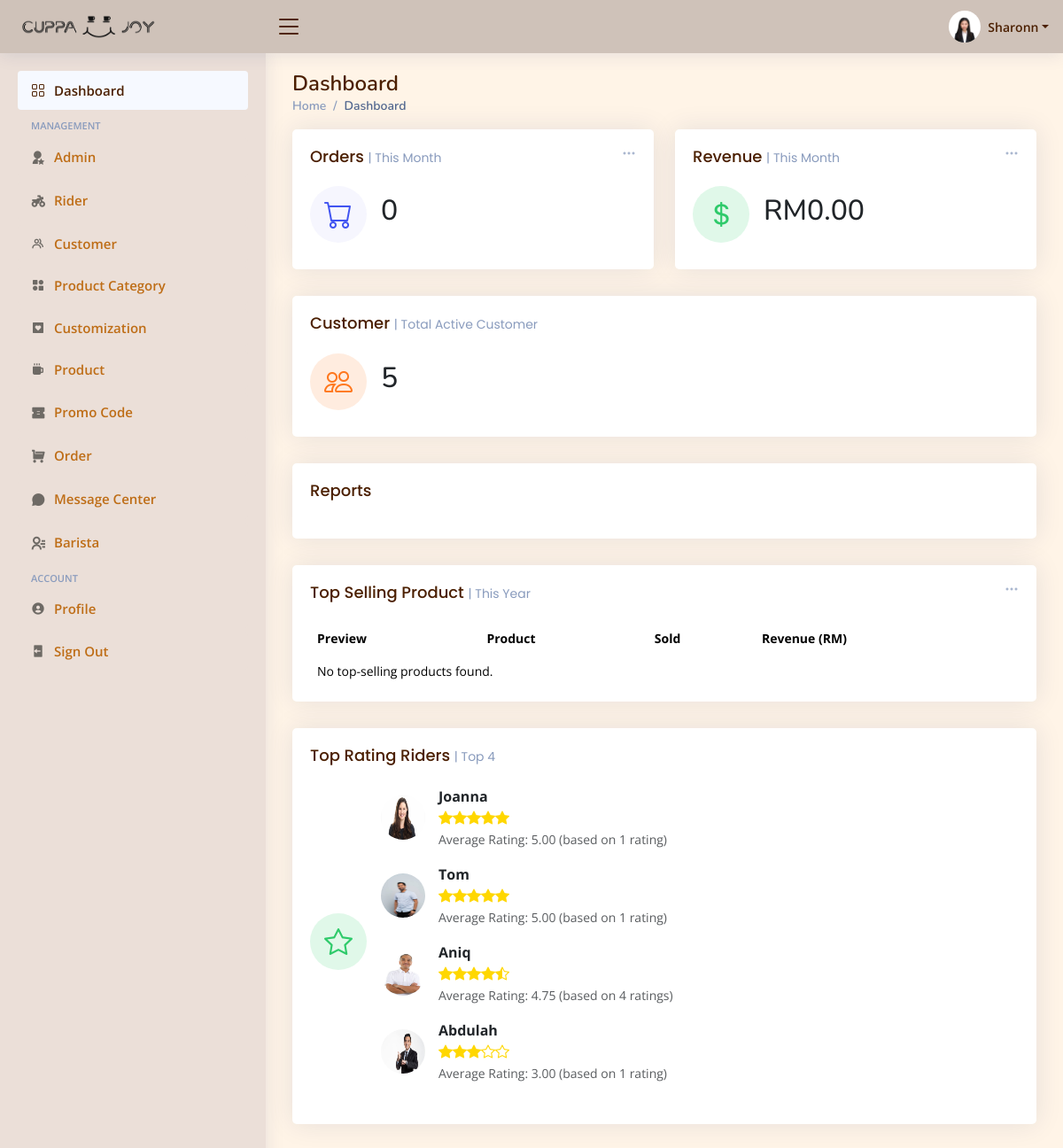
Screenshot of /Admin/dashboard.php (signed in) with the database file from the repository.
### tables this page shows
CREATE TABLE `staff` (
  `S_ID` varchar(50) NOT NULL,
  `S_Name` varchar(50) NOT NULL,
  `S_Email` varchar(100) NOT NULL,
  `S_Photo` varchar(100) NOT NULL,
  `S_Password` varchar(225) NOT NULL,
  `S_Status` varchar(50) NOT NULL,
  `Super_Staff` varchar(100) NOT NULL,
  `S_ContactNum` varchar(12) NOT NULL,
  `Add_By` varchar(50) NOT NULL
);

### Admin/dashboard.php (the view, shortened to what this page needs)
<?php
include("../user/db_connection.php");
$currentuser = $_SESSION["S_ID"];
$sql = "SELECT * FROM `staff` WHERE S_ID = '$currentuser'";
$gotResult = mysqli_query($con, $sql);
if ($gotResult && mysqli_num_rows($gotResult) > 0) {
    $row = mysqli_fetch_array($gotResult);
    $name = $row['S_Name'];
    $photo = $row['S_Photo'];
}
$productFilter = "This Year";
$orderFilter = "This Month";
$revenueFilter = "This Month";
$currentDate = date("Y-m-d");
$today = date("Y-m-d", strtotime($currentDate));
$thisMonth = date("Y-m-01", strtotime($currentDate));
$thisYear = date("Y-01-01", strtotime($currentDate));
$sql = "SELECT COUNT(*) AS total_customers FROM customer WHERE C_Status = 1";
$result = $con->query($sql);
$customersResult = $result->fetch_assoc();
$orderSql = "";
if ($orderFilter == "Today") {
    $orderSql = "SELECT COUNT(*) AS total_orders FROM reservation WHERE Date = '$today'";
} elseif ($orderFilter == "This Month") {
    $orderSql = "SELECT COUNT(*) AS total_orders FROM reservation WHERE Date >= '$thisMonth'";
} elseif ($orderFilter == "This Year") {
    $orderSql = "SELECT COUNT(*) AS total_orders FROM reservation WHERE Date >= '$thisYear'";
}
$orderResult = $con->query($orderSql);
$orderCount = $orderResult->fetch_assoc()['total_orders'];
$revenueSql = "";
if ($revenueFilter == "Today") {
    $revenueSql = "SELECT SUM(Total) AS total_revenue FROM reservation WHERE Date = '$today'";
} elseif ($revenueFilter == "This Month") {
    $revenueSql = "SELECT SUM(Total) AS total_revenue FROM reservation WHERE MONTH(Date) = MONTH(CURRENT_DATE()) AND YEAR(Date) = YEAR(CURRENT_DATE())";
} elseif ($revenueFilter == "This Year") {
    $revenueSql = "SELECT SUM(Total) AS total_revenue FROM reservation WHERE YEAR(Date) = YEAR(CURRENT_DATE())";
}
$revenueResult = $con->query($revenueSql);
$totalRevenue = $revenueResult->fetch_assoc()['total_revenue'];
$productSql = "";
if ($productFilter == "Today") {
    $productSql = "SELECT ci.P_ID, p.P_Name, p.P_Photo, p.P_Price,
                   SUM(ci.Qty) AS total_sold,
                   SUM(ci.sub_price) AS total_revenue
                   FROM cart_item ci
                   INNER JOIN product p ON ci.P_ID = p.P_ID
                   INNER JOIN cart c ON ci.CT_ID = c.CT_ID
                   INNER JOIN reservation r ON c.CT_ID = r.CT_ID
                   WHERE r.Date >= '$today'
                   GROUP BY ci.P_ID
                   ORDER BY total_sold DESC
                   LIMIT 5";
} elseif ($productFilter == "This Year") {
    $productSql = "SELECT ci.P_ID, p.P_Name, p.P_Photo, p.P_Price,
                   SUM(ci.Qty) AS total_sold,
                   SUM(ci.sub_price) AS total_revenue
                   FROM cart_item ci
                   INNER JOIN product p ON ci.P_ID = p.P_ID
                   INNER JOIN cart c ON ci.CT_ID = c.CT_ID
                   INNER JOIN reservation r ON c.CT_ID = r.CT_ID
                   WHERE r.Date >= '$thisYear'
                   GROUP BY ci.P_ID
                   ORDER BY total_sold DESC
                   LIMIT 5";
}
$productResult = $con->query($productSql);
$topRidersQuery = "
    SELECT rider.R_Name, rider.R_Photo, AVG(rating.Rating_R) AS average_rating, COUNT(rating.Ra_ID) AS rating_count
    FROM rider
    JOIN rating ON rider.R_ID = rating.R_ID
    GROUP BY rider.R_ID
    ORDER BY average_rating DESC
    LIMIT 4;
";
$topRidersResult = mysqli_query($con, $topRidersQuery);
$topRiders = [];
if ($topRidersResult && mysqli_num_rows($topRidersResult) > 0) {
    while ($rider = mysqli_fetch_assoc($topRidersResult)) {
        $topRiders[] = $rider;
    }
}
?>
<!DOCTYPE html>
<html lang="en">
<head>
  <link href="assets/vendor/bootstrap/css/bootstrap.min.css" rel="stylesheet">
  <link href="assets/vendor/bootstrap-icons/bootstrap-icons.css" rel="stylesheet">
  <link href="assets/vendor/boxicons/css/boxicons.min.css" rel="stylesheet">
  <link href="assets/vendor/quill/quill.snow.css" rel="stylesheet">
  <link href="assets/vendor/quill/quill.bubble.css" rel="stylesheet">
  <link href="assets/vendor/remixicon/remixicon.css" rel="stylesheet">
  <link href="assets/vendor/simple-datatables/style.css" rel="stylesheet">
  <link href="assets/css/style.css" rel="stylesheet">
</head>
<body>
  <header id="header" class="header fixed-top d-flex align-items-center">
    <div class="d-flex align-items-center justify-content-between">
      <a href="dashboard.php" class="logo d-flex align-items-center">
        <img src="assets/image/full-logo-black.png" alt="">
      </a>
      <i class="bi bi-list toggle-sidebar-btn"></i>
    </div>
    <nav class="header-nav ms-auto">
      <ul class="d-flex align-items-center">
        <li class="nav-item dropdown pe-3">
        <a class="nav-link nav-profile d-flex align-items-center pe-0" href="#" data-bs-toggle="dropdown">
        <img src="../image/admin/<?php echo $photo; ?>" alt="Profile" class="rounded-circle">
        <span class="d-none d-md-block dropdown-toggle ps-2"><?php echo $name; ?></span>
    </a>
        </li>
      </ul>
    </nav>
  </header>
  <aside id="sidebar" class="sidebar">
    <ul class="sidebar-nav" id="sidebar-nav">
    <li class="nav-item">
        <a class="nav-link" href="dashboard.php">
          <i class="bi bi-grid"></i>
          <span>Dashboard</span>
        </a>
      </li>
      <li class="nav-heading">Management</li>
      <li class="nav-item">
        <a class="nav-link collapsed" href="staff.php">
          <i class="ri-user-star-fill"></i>
          <span>Admin</span>
        </a>
      </li>
      <li class="nav-item">
        <a class="nav-link collapsed" href="rider.php">
          <i class="ri-motorbike-fill"></i>
          <span>Rider</span>
        </a>
      </li>
      <li class="nav-item">
        <a class="nav-link collapsed" href="customer.php">
          <i class="bx bx-group"></i>
          <span>Customer</span>
        </a>
      </li>
      <li class="nav-item">
        <a class="nav-link collapsed" href="category.php">
          <i class="bx bxs-category-alt"></i>
          <span>Product Category</span>
        </a>
      </li>
      <li class="nav-item">
        <a class="nav-link collapsed" href="customisation.php">
          <i class="bx bxs-heart-square"></i>
          <span>Customization</span>
        </a>
      </li>
      <li class="nav-item">
        <a class="nav-link collapsed" href="product.php">
          <i class="bx bxs-coffee"></i>
          <span>Product</span>
        </a>
      </li>
      <li class="nav-item">
        <a class="nav-link collapsed" href="promo.php">
          <i class="ri-coupon-fill"></i>
          <span>Promo Code</span>
        </a>
      </li>
      <li class="nav-item">
        <a class="nav-link collapsed" href="order2.php">
          <i class="ri-shopping-cart-fill"></i>
          <span>Order</span>
        </a>
      </li>
      <li class="nav-item">
        <a class="nav-link collapsed" href="message.php">
          <i class="ri-chat-3-fill"></i>
          <span>Message Center</span>
        </a>
      </li>
      <li class="nav-item">
        <a class="nav-link collapsed" href="barista.php">
          <i class="ri-contacts-line"></i>
          <span>Barista</span>
        </a>
      </li>
      <li class="nav-heading">Account</li>
      <li class="nav-item">
        <a class="nav-link collapsed" href="users-profile.php">
          <i class="bx bxs-user-circle"></i>
          <span>Profile</span>
        </a>
      </li>
      <li class="nav-item">
    <a class="nav-link collapsed" href="pages-login.php" onclick="return confirmLogout();">
        <i class="bx bxs-log-out"></i>
        <span>Sign Out</span>
    </a>
</li>
    </ul>
  </aside>
  <main id="main" class="main">
    <div class="pagetitle">
      <h1>Dashboard</h1>
      <nav>
        <ol class="breadcrumb">
          <li class="breadcrumb-item"><a href="dashboard.php">Home</a></li>
          <li class="breadcrumb-item active">Dashboard</li>
        </ol>
      </nav>
    </div>
    <section class="section dashboard">
      <div class="row">
        <div class="col-12">
        <div class="row">
        <div class="col-xxl-4 col-xl-6">
            <div class="card info-card sales-card">
                <div class="filter">
                    <a class="icon" href="#" data-bs-toggle="dropdown"><i class="bi bi-three-dots"></i></a>
                </div>
                <div class="card-body">
                    <h5 class="card-title">Orders <span>| <?php echo ucfirst($orderFilter); ?></span></h5>
                    <div class="d-flex align-items-center">
                        <div class="card-icon rounded-circle d-flex align-items-center justify-content-center">
                            <i class="bi bi-cart"></i>
                        </div>
                        <div class="ps-3">
                            <h2><?php echo $orderCount; ?></h2>
                        </div>
                    </div>
                </div>
            </div>
        </div>
        <div class="col-xxl-4 col-md-6">
            <div class="card info-card revenue-card">
                <div class="filter">
                    <a class="icon" href="#" data-bs-toggle="dropdown"><i class="bi bi-three-dots"></i></a>
                </div>
                <div class="card-body">
                    <h5 class="card-title">Revenue <span>| <?php echo ucfirst($revenueFilter); ?></span></h5>
                    <div class="d-flex align-items-center">
                        <div class="card-icon rounded-circle d-flex align-items-center justify-content-center">
                            <i class="bi bi-currency-dollar"></i>
                        </div>
                        <div class="ps-3">
                            <h2>RM<?php echo number_format($totalRevenue, 2); ?></h2>
                        </div>
                    </div>
                </div>
            </div>
        </div>
        <div class="col-xxl-4 col-xl-12">
              <div class="card info-card customers-card">
                  <div class="card-body">
                  <h5 class="card-title">Customer <span>| Total Active Customer</span></h5>
                      <div class="d-flex align-items-center">
                          <div class="card-icon rounded-circle d-flex align-items-center justify-content-center">
                              <i class="bi bi-people"></i>
                          </div>
                          <div class="ps-3">
                              <h2><?php echo $customersResult['total_customers']; ?></h2>
                          </div>
                      </div>
                  </div>
              </div>
          </div>
    <div class="col-12">
    <div class="card">
      <div class="card-body">
        <h5 class="card-title">Reports</h5>
          </div>
        </div>
      </div>
    <section class="section">
      <div class="row">
        <div class="col-xxl-6">
            <div class="card top-selling overflow-auto">
                <div class="filter">
                    <a class="icon" href="#" data-bs-toggle="dropdown"><i class="bi bi-three-dots"></i></a>
                </div>
                <div class="card-body pb-0">
                    <h5 class="card-title">Top Selling Product <span>| <?php echo ucfirst($productFilter); ?></span></h5>
                    <table class="table table-borderless">
                        <thead>
                            <tr>
                                <th scope="col">Preview</th>
                                <th scope="col">Product</th>
                                <th scope="col">Sold</th>
                                <th scope="col">Revenue  (RM)</th>
                            </tr>
                        </thead>
                        <tbody>
                            <?php
                            if ($productResult->num_rows > 0) {
                                while ($row = $productResult->fetch_assoc()) {
                                    echo "<tr>";
                                    echo "<td><img src='../image/product/" . $row['P_Photo'] . "' alt='" . $row["P_Name"] . "' class='img-fluid' style='width: 50px; height: 50px;'></td>";
                                    echo "<td>" . $row["P_Name"] . "</td>";
                                    echo "<td>" . $row["total_sold"] . "</td>";
                                    echo "<td>" . number_format($row["total_revenue"], 2) . "</td>";
                                    echo "</tr>";
                                }
                            } else {
                                echo "<tr><td colspan='5'>No top-selling products found.</td></tr>";
                            }
                            ?>
                        </tbody>
                    </table>
                </div>
            </div>
        </div>
        <div class="col-xxl-6">
            <div class="card info-card revenue-card">
                <div class="card-body">
                    <h5 class="card-title">Top Rating Riders <span>| Top 4</span></h5>
                    <div class="d-flex align-items-center">
                        <div class="card-icon rounded-circle d-flex align-items-center justify-content-center">
                            <i class="bi bi-star"></i>
                        </div>
                        <div class="ps-3">
                            <?php foreach ($topRiders as $rider) : ?>
                                <div class="mb-3">
                                    <div class="d-flex align-items-center">
                                        <img src="../image/rider/<?php echo $rider['R_Photo']; ?>" alt="<?php echo $rider['R_Name']; ?>" style="width: 50px; height: 50px; border-radius: 50%; margin-right: 15px;">
                                        <div>
                                            <strong><?php echo $rider['R_Name']; ?></strong>
                                            <div class="stars">
                                                <?php
                                                $fullStars = floor($rider['average_rating']);
                                                $halfStar = ($rider['average_rating'] - $fullStars) >= 0.5 ? 1 : 0;
                                                $emptyStars = 5 - $fullStars - $halfStar;
                                                for ($i = 0; $i < $fullStars; $i++) {
                                                    echo '<i class="bi bi-star-fill" style="color: gold;"></i>';
                                                }
                                                if ($halfStar) {
                                                    echo '<i class="bi bi-star-half" style="color: gold;"></i>';
                                                }
                                                for ($i = 0; $i < $emptyStars; $i++) {
                                                    echo '<i class="bi bi-star" style="color: gold;"></i>';
                                                }
                                                ?>
                                            </div>
                                            <span class="text-muted small pt-2">
                                                Average Rating: <?php echo number_format($rider['average_rating'], 2); ?>
                                                (based on <?php echo $rider['rating_count']; ?> rating<?php echo $rider['rating_count'] != 1 ? 's' : ''; ?>)
                                            </span>
                                        </div>
                                    </div>
                                </div>
                            <?php endforeach; ?>
                        </div>
                    </div>
                </div>
            </div>
        </div>
      </div>
    </section>
  </main>
</body>
</html>

### rows the page displays
staff: S_Photo (picture), S_Name "Sharonn"

### other values shown
$orderFilter "This Month"
$orderCount "0"
$revenueFilter "This Month"
$totalRevenue "0.00"
$customersResult['total_customers'] "5"
$productFilter "This Year"
$rider['R_Name'] "Joanna"
$rider['average_rating'] "5.00"
$rider['rating_count'] "1"
$rider['R_Name'] "Tom"
$rider['R_Name'] "Aniq"
$rider['average_rating'] "4.75"
$rider['rating_count'] "4"
$rider['R_Name'] "Abdulah"
$rider['average_rating'] "3.00"
